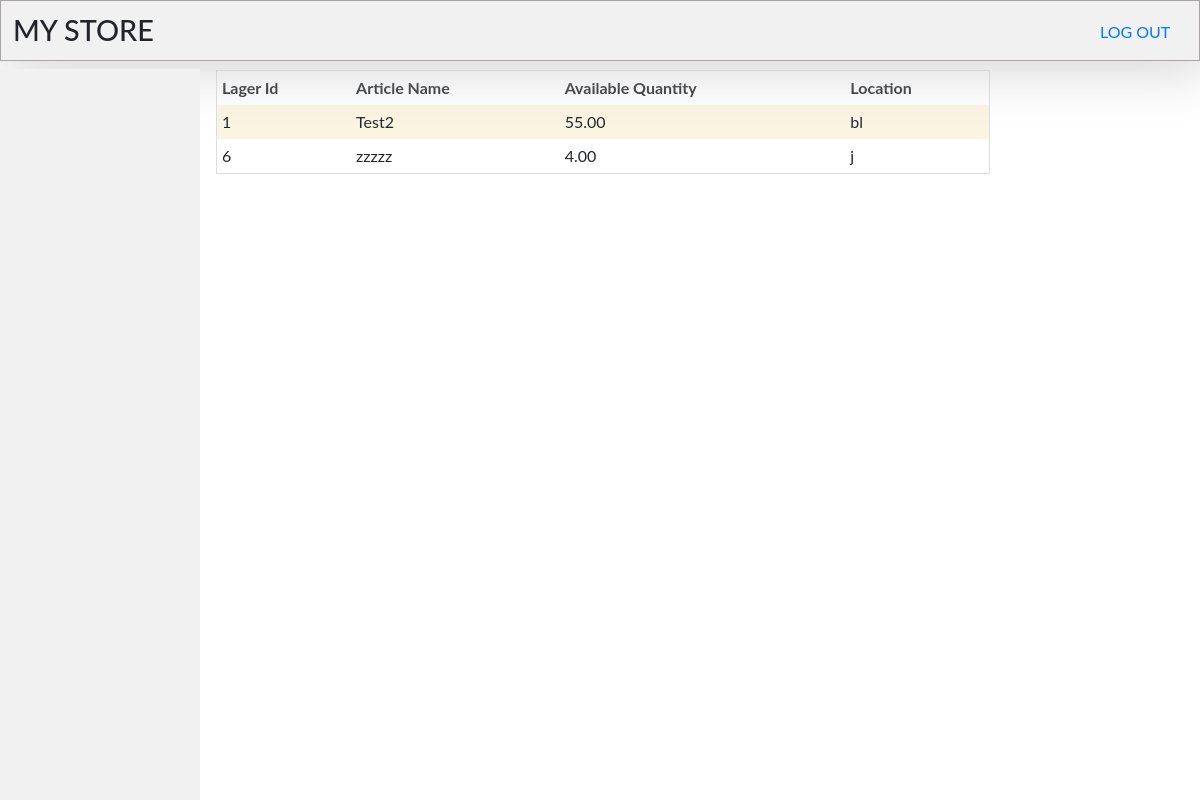
/lager_list.php, run on an earlier commit of the app's database.
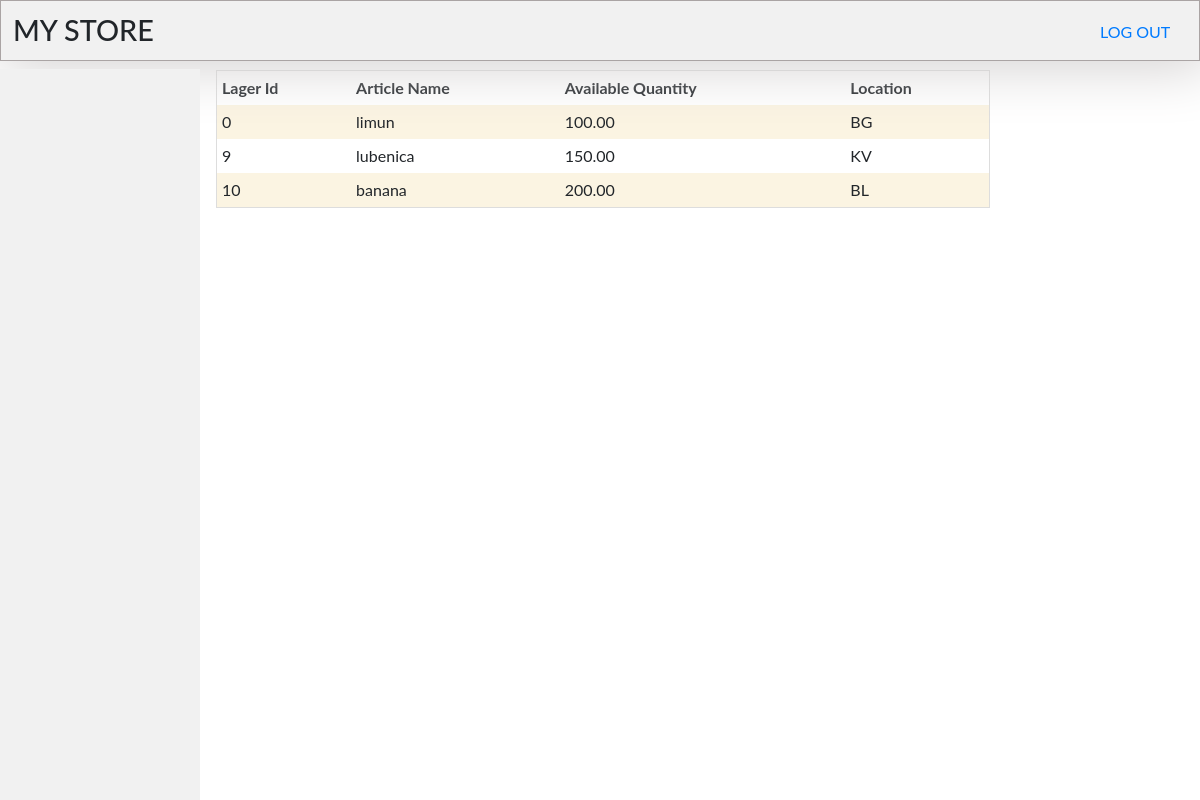
And on a later commit of the database.
### tables this page shows
CREATE TABLE `lager` (
  `LagerId` int(11) NOT NULL,
  `ArticleId` int(11) DEFAULT NULL,
  `AvailableQuantity` decimal(18,2) DEFAULT NULL,
  `Location` varchar(50) DEFAULT NULL
);

CREATE TABLE `article` (
  `ArticleId` int(11) NOT NULL,
  `Code` varchar(50) DEFAULT NULL,
  `Name` varchar(50) DEFAULT NULL,
  `Unit` char(3) DEFAULT NULL,
  `BarCode` varchar(50) DEFAULT NULL,
  `PLU_COD` varchar(10) DEFAULT NULL
);

### lager_list.php (the view, shortened to what this page needs)
<!DOCTYPE html>
<html>
<head>
    <?php include("includes/head-tag-contents.php"); ?>
</head>
<body>
    <?php include("includes/design-top.php"); ?>
    <?php include("includes/navigation.php"); ?>
    <div class="content">
        <?php
        $db = OpenCon();
        $sql =
            "SELECT l.LagerId, l.ArticleId, l.AvailableQuantity,l.Location, a.Name FROM `lager` as l LEFT JOIN article as a ON a.ArticleId = l.ArticleId";
        $result = $db->query($sql);
        if ($result->num_rows > 0) {
        ?>
            <div class="table-cont">
                <table>
                    <th>Lager Id</th>
                    <th>Article Name</th>
                    <th>Available Quantity</th>
                    <th>Location</th>
                    <?php
                    while ($row = $result->fetch_assoc()) {
                        echo "<tr>";
                        echo "<td>" . $row['LagerId'] . "</td>";
                        echo "<td>" . $row['Name'] . "</td>";
                        echo "<td>" . $row['AvailableQuantity'] . "</td>";
                        echo "<td>" . $row['Location'] . "</td>";
                    ?>
                    <?php
                        echo "</tr>";
                    }
                    ?>
                </table>
                <div class="logout">
                    <a href="logout.php">LOG OUT</a>
                </div>
            </div>
        <?php
        }
        ?>
    </div>
</body>
</html>

What changed in the data, as far as the page shows it:
removed lager: LagerId "1", ArticleId.Name "Test2", AvailableQuantity "55.00", Location "bl"
removed lager: LagerId "6", ArticleId.Name "zzzzz", AvailableQuantity "4.00", Location "j"
added lager: LagerId "0", ArticleId.Name "limun", AvailableQuantity "100.00", Location "BG"
added lager: LagerId "9", ArticleId.Name "lubenica", AvailableQuantity "150.00", Location "KV"
added lager: LagerId "10", ArticleId.Name "banana", AvailableQuantity "200.00", Location "BL"
